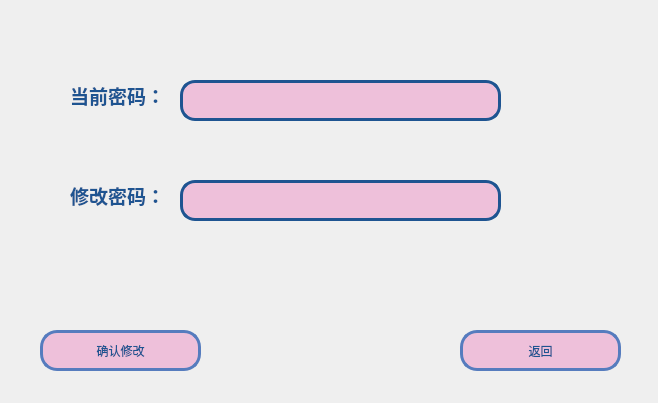
<?xml version="1.0" encoding="UTF-8"?>
<ui version="4.0">
 <class>word_password_change</class>
 <widget class="QWidget" name="word_password_change">
  <property name="geometry">
   <rect>
    <x>0</x>
    <y>0</y>
    <width>658</width>
    <height>403</height>
   </rect>
  </property>
  <property name="windowTitle">
   <string>修改密码</string>
  </property>
  <property name="styleSheet">
   <string notr="true">#word_password_change{border-image: url(:/Yosemite-Color-Block.png);}</string>
  </property>
  <widget class="QLineEdit" name="lineEdit_now">
   <property name="geometry">
    <rect>
     <x>180</x>
     <y>80</y>
     <width>321</width>
     <height>41</height>
    </rect>
   </property>
   <property name="styleSheet">
    <string notr="true">border: 3px solid rgb(30, 84, 145);/*设置边框的粗细，以及颜色*/
border-radius: 15px;/*设置圆角的大小*/
padding: 0 8px;/*如果没有内容光标在开始往后移动0.8像素点*/
background-color: rgb(238, 192, 218);
</string>
   </property>
  </widget>
  <widget class="QLineEdit" name="lineEdit_changed">
   <property name="geometry">
    <rect>
     <x>180</x>
     <y>180</y>
     <width>321</width>
     <height>41</height>
    </rect>
   </property>
   <property name="styleSheet">
    <string notr="true">border: 3px solid rgb(30, 84, 145);/*设置边框的粗细，以及颜色*/
border-radius: 15px;/*设置圆角的大小*/
padding: 0 8px;/*如果没有内容光标在开始往后移动0.8像素点*/
background-color: rgb(238, 192, 218);
</string>
   </property>
  </widget>
  <widget class="QPushButton" name="but_ok">
   <property name="geometry">
    <rect>
     <x>40</x>
     <y>330</y>
     <width>161</width>
     <height>41</height>
    </rect>
   </property>
   <property name="styleSheet">
    <string notr="true">/**正常情况下样式**/
QPushButton{
	font: 15pt &quot;微软雅黑&quot;;
    color: #1e5491;
    background-color: #eec0da;
    border-color: #567cbe;
    border-radius: 17px;
    border-style: solid;
    border-width: 3px;
    padding: 5px;
}

/**鼠标停留在按钮上的样式**/
QPushButton::hover{	
    color: #1e5491;
    background-color: #c0a1cc;
    border-color: #567cbe;
}

/**鼠标按压下去的样式**/
QPushButton::pressed,QPushButton::checked{
    color: #eddfed;
    background-color: #1c58a3;
}

/**按钮失能情况下样式**/
QPushButton::disabled{
    color: #FFFFFF;
    background-color: #dcdde1;
    border-color: #dcdde1;
}
</string>
   </property>
   <property name="text">
    <string>确认修改</string>
   </property>
  </widget>
  <widget class="QPushButton" name="but_back">
   <property name="geometry">
    <rect>
     <x>460</x>
     <y>330</y>
     <width>161</width>
     <height>41</height>
    </rect>
   </property>
   <property name="styleSheet">
    <string notr="true">/**正常情况下样式**/
QPushButton{
	font: 15pt &quot;微软雅黑&quot;;
    color: #1e5491;
    background-color: #eec0da;
    border-color: #567cbe;
    border-radius: 17px;
    border-style: solid;
    border-width: 3px;
    padding: 5px;
}

/**鼠标停留在按钮上的样式**/
QPushButton::hover{	
    color: #1e5491;
    background-color: #c0a1cc;
    border-color: #567cbe;
}

/**鼠标按压下去的样式**/
QPushButton::pressed,QPushButton::checked{
    color: #eddfed;
    background-color: #1c58a3;
}

/**按钮失能情况下样式**/
QPushButton::disabled{
    color: #FFFFFF;
    background-color: #dcdde1;
    border-color: #dcdde1;
}
</string>
   </property>
   <property name="text">
    <string>返回</string>
   </property>
  </widget>
  <widget class="QLabel" name="label">
   <property name="geometry">
    <rect>
     <x>70</x>
     <y>70</y>
     <width>111</width>
     <height>51</height>
    </rect>
   </property>
   <property name="font">
    <font>
     <pointsize>14</pointsize>
     <weight>75</weight>
     <bold>true</bold>
    </font>
   </property>
   <property name="styleSheet">
    <string notr="true">color: rgb(30, 84, 145);</string>
   </property>
   <property name="text">
    <string>当前密码：</string>
   </property>
  </widget>
  <widget class="QLabel" name="label_2">
   <property name="geometry">
    <rect>
     <x>70</x>
     <y>170</y>
     <width>111</width>
     <height>51</height>
    </rect>
   </property>
   <property name="font">
    <font>
     <pointsize>14</pointsize>
     <weight>75</weight>
     <bold>true</bold>
    </font>
   </property>
   <property name="styleSheet">
    <string notr="true">color: rgb(30, 84, 145);</string>
   </property>
   <property name="text">
    <string>修改密码：</string>
   </property>
  </widget>
 </widget>
 <resources/>
 <connections/>
</ui>
